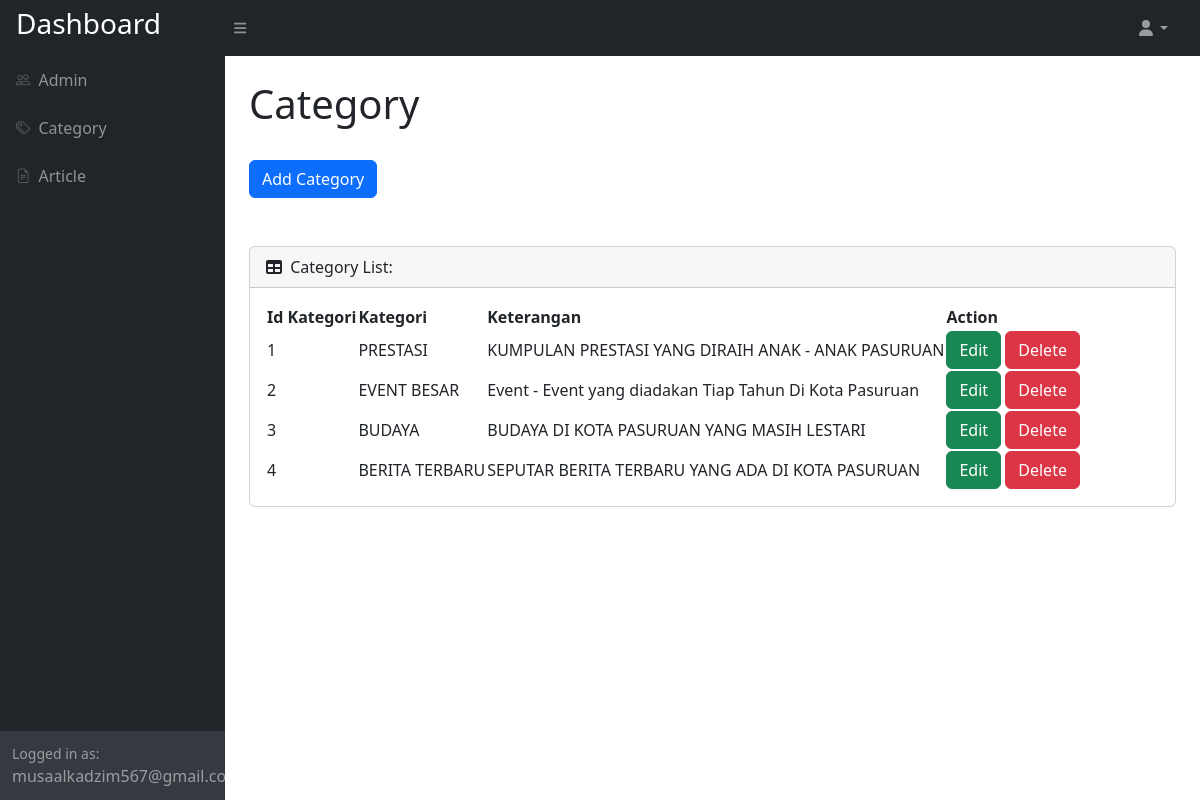
/AdminController/viewCategories.php (signed in), run on the app's committed database.
### tables this page shows
CREATE TABLE `kategori` (
  `id_kategori` int(11) NOT NULL,
  `nama_kategori` varchar(100) DEFAULT NULL,
  `keterangan` text DEFAULT NULL
);

### AdminController/viewCategories.php (the view, shortened to what this page needs)
<!DOCTYPE html>
<html lang="en">
<head>
    <link href="https://cdn.jsdelivr.net/npm/simple-datatables@7.1.2/dist/style.min.css" rel="stylesheet" />
    <link href="css/styles.css" rel="stylesheet" />
    <link href="https://cdn.jsdelivr.net/npm/bootstrap-icons/font/bootstrap-icons.css" rel="stylesheet">
</head>
<body class="sb-nav-fixed">
    <nav class="sb-topnav navbar navbar-expand navbar-dark bg-dark">
    <a class="navbar-brand ps-3" href="index.php"><h3>Dashboard</h3></a>
        <button class="btn btn-link btn-sm order-1 order-lg-0 me-4 me-lg-0" id="sidebarToggle" href="#!"><i class="fas fa-bars"></i></button>
        <ul class="navbar-nav ms-auto ms-md-0 me-3 me-lg-4">
            <li class="nav-item dropdown">
                <a class="nav-link dropdown-toggle" id="navbarDropdown" href="#" role="button" data-bs-toggle="dropdown" aria-expanded="false"><i class="fas fa-user fa-fw"></i></a>
            </li>
        </ul>
    </nav>
    <div id="layoutSidenav">
        <div id="layoutSidenav_nav">
            <nav class="sb-sidenav accordion sb-sidenav-dark" id="sidenavAccordion">
                <div class="sb-sidenav-menu">
                    <div class="nav">
                        <a class="nav-link" href="viewAdmin.php">
                            <div class="sb-nav-link-icon"><i class="bi bi-people"></i></div>
                            Admin
                        </a>
                        <a class="nav-link" href="viewCategories.php">
                            <div class="sb-nav-link-icon"><i class="bi bi-tags"></i></div>
                            Category
                        </a>
                        <a class="nav-link" href="viewArticle.php">
                            <div class="sb-nav-link-icon"><i class="bi bi-file-earmark-text"></i></div>
                            Article
                        </a>
                    </div>
                </div>
                <div class="sb-sidenav-footer">
                    <div class="small">Logged in as:</div>
                    <?= $_SESSION['email'] ?>
                </div>
            </nav>
        </div>
        <div id="layoutSidenav_content">
            <main>
                <div class="container-fluid px-4">
                    <h1 class="mt-4">Category</h1>
                    <br>
                    <button type="button" class="btn btn-primary mb-4" data-bs-toggle="modal" data-bs-target="#tambah">Add Category</button>
                    <br><br>
                    <div class="card mb-4">
                        <div class="card-header"><i class="fas fa-table me-1"></i> Category List:</div>
                        <div class="card-body">
                            <table id="datatablesSimple">
                                <thead>
                                    <tr>
                                        <th>Id Kategori</th>
                                        <th>Kategori</th>
                                        <th>Keterangan</th>
                                        <th>Action</th>
                                    </tr>
                                </thead>
                                <?php
                                include "../connection.php";
                                $query = mysqli_query($conn, "SELECT * FROM kategori ORDER BY id_kategori ASC");
                                $no = 1;
                                while ($row = mysqli_fetch_array($query)) :
                                ?>
                                    <tr>
                                        <td><?= $row['id_kategori'] ?></td>
                                        <td><?= $row['nama_kategori'] ?></td>
                                        <td><?= $row['keterangan'] ?></td>
                                        <td>
                                            <a href="#" class="btn btn-success" data-bs-toggle="modal" data-bs-target="#catedit<?= $no ?>">Edit</a>
                                            <a href="#" class="btn btn-danger" data-bs-toggle="modal" data-bs-target="#cathapus<?= $no ?>">Delete</a>
                                        </td>
                                    </tr>
                                <?php
                                    $no++;
                                endwhile;
                                ?>
                            </table>
                        </div>
                    </div>
                </div>
            </main>
</body>
</html>

### data on the page
kategori: id_kategori "1", nama_kategori "PRESTASI", keterangan "KUMPULAN PRESTASI YANG DIRAIH ANAK - ANAK PASURUAN"
kategori: id_kategori "2", nama_kategori "EVENT BESAR", keterangan "Event - Event yang diadakan Tiap Tahun Di Kota Pasuruan"
kategori: id_kategori "3", nama_kategori "BUDAYA", keterangan "BUDAYA DI KOTA PASURUAN YANG MASIH LESTARI"
kategori: id_kategori "4", nama_kategori "BERITA TERBARU", keterangan "SEPUTAR BERITA TERBARU YANG ADA DI KOTA PASURUAN"

### other printed values
$_SESSION['email'] "musaalkadzim567@gmail.com"
